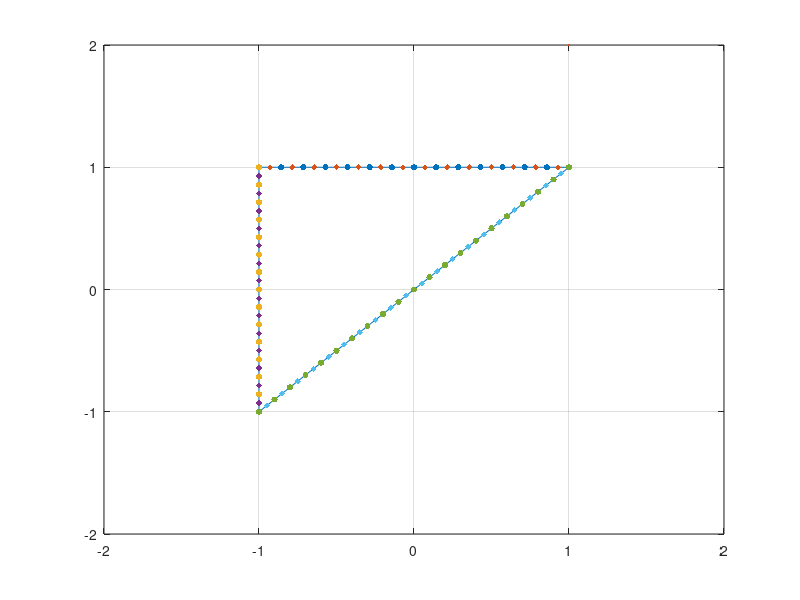

MATLAB code for this plot:
clear; clc; close all; 

% Parameters
v = [1+1i, -1+1i, -1-1i]; % vertices of \Gamma (counterclockwise)
k = 5;
N = 50; % degrees of freedom
x_lim = [-2 2];
y_lim = [-2 2];

% Geometry
v = [v v(1)];
n_sides = length(v)-1;
perimeter = sum(abs(v - [v(2:end) v(1)]));
side_length = abs(diff(v));
side_percent = side_length./perimeter;
assert(sum(side_percent)==1);

N_side = ceil(N*side_percent);
p_k = cell(n_sides, 1); % extreme points of an element
x_k = cell(n_sides, 1); % collocation points (midpoints)
tau_k = zeros(n_sides, 1); % tangent vectors (I compute a single one for each side )

h_k = zeros(n_sides, 1); % mesh size per element, elements on the same side share the same value

for i = 1:n_sides
    p_k{i} = linspace(v(i), v(i+1), N_side(i));
    x_k{i} = ( p_k{i}(1:end-1) + p_k{i}(2:end) ) ./2;
    tau_k(i) = (p_k{i}(2)-p_k{i}(1)) / abs(p_k{i}(2)-p_k{i}(1));
    h_k(i) = abs(p_k{i}(2)-p_k{i}(1));
end

plot(real(v), imag(v), LineWidth=2)
grid on
hold on
for i = 1:n_sides
    scatter(real(p_k{i}), imag(p_k{i}), 20, 'filled', 'ro')
    scatter(real(x_k{i}), imag(x_k{i}), 20, 'filled', 'green', 'd')
end

xlim(x_lim)
ylim(y_lim)
